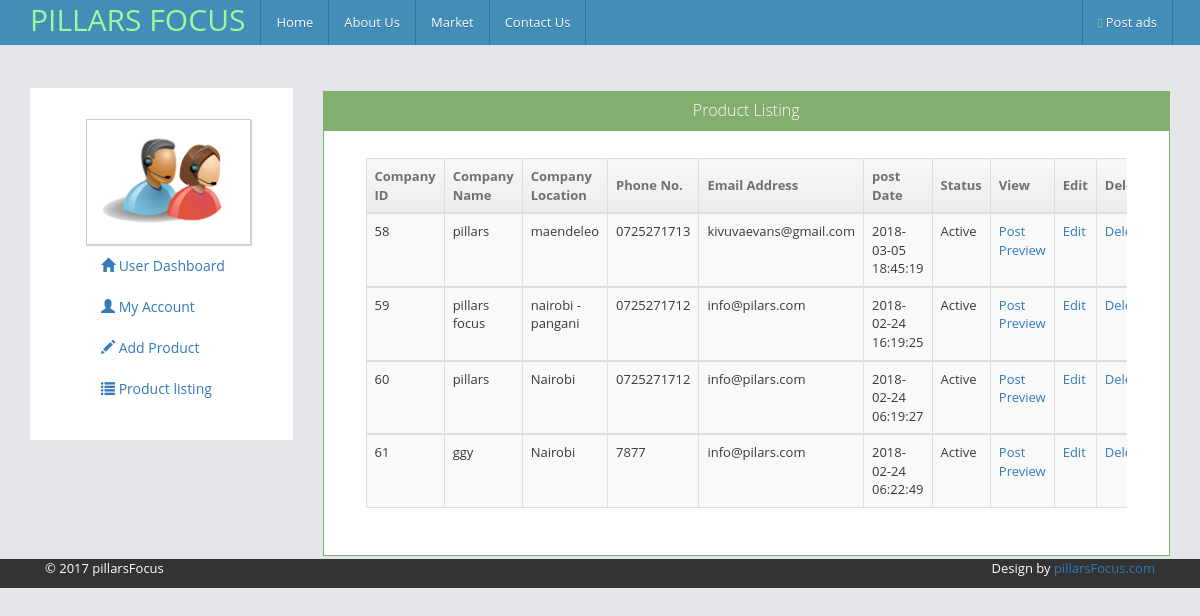
/dashboard.php?company_listing, run on the app's committed database.
### tables this page shows
CREATE TABLE `company` (
  `company_id` int(11) NOT NULL,
  `company_name` varchar(100) NOT NULL,
  `company_image` text,
  `company_location` varchar(100) NOT NULL,
  `phone_no` varchar(50) NOT NULL,
  `company_email` varchar(100) NOT NULL,
  `website_link` varchar(250) NOT NULL,
  `company_description` text NOT NULL,
  `reg_date` timestamp NOT NULL DEFAULT CURRENT_TIMESTAMP ON UPDATE CURRENT_TIMESTAMP,
  `user_email` varchar(100) NOT NULL
);

### company_listing.php (the view, shortened to what this page needs)
 <div class="col-lg-9">
            <div class="pricing-box">
										<div class="widget-box widget-color-green">
											<div class="widget-header">
												<h5 class="widget-title bigger lighter">Product Listing</h5>
											</div>
										  <div class="widget-body">
											<div class="widget-main">
<form class="form-horizontal" action="" method="post">
                                <div class="panel-body">
                                <div class="col-md-12 col-xs-12">
                                    <div class='table-responsive'>
                                    <table class='table table-bordered table-striped table-actions '>
                                            <thead>
                                                <tr>
                                                	<tr id='trow_1'>
                                                    <th>Company ID</th>
                                                    <th>Company Name</th>
                                                     <th>Company Location</th>
                                                    <th>Phone No.</th>
                                                     <th>Email Address</th>
                                                     <th>post Date</th>
                                                   <th>Status</th>
                                                   <th>View </th>
                                                    <th>Edit </th>
                                                    <th>Delete </th>
                                                </tr>
                                            </thead>
                                            <?php
$get_company = "select * from company";
$run_company = mysqli_query($con, $get_company);
while ($row_company = mysqli_fetch_array($run_company)){
	$company_id= $row_company['company_id'];
	$company_name= $row_company['company_name'];
	$company_location= $row_company['company_location'];
	$phone_no=$row_company['phone_no'];
	$company_email=$row_company['company_email'];
	$company_regdate=$row_company['reg_date'];
?>
 <tbody>
                                             <tr id='trow_1'>
                                                   <td><?php echo $company_id?></td>
                                                   <td><?php echo $company_name?></td>
                                                   <td><?php echo $company_location?></td>
                                                   <td><?php echo $phone_no?></td>
                                                   <td><?php echo $company_email?></td>
                                                   <td><?php echo $company_regdate?></td>
                                                   <td>Active</td>
      							<td><a href='dashboard.php?company_details'> Post Preview </a></td>
                                 <td><a href='dashboard.php?edit_company=<?php echo $company_id;?>'> Edit  </a></td>
     							 <td><a href='delete_company.php?delete_company=<?php echo $company_id;?>'> Delete   </a></td>
     										 </tr>
                                            <?php }?>
                                              </tbody>
                                             </table>
                                            </div>
                                            </div>
                                </div>
							  </form>
											 </div>
											</div>
										</div>
									</div>
                </div>

### data on the page
company: company_id "58", company_name "pillars", company_location "maendeleo", phone_no "0725271713", company_email "kivuvaevans@gmail.com", reg_date "2018-03-05 18:45:19"
company: company_id "59", company_name "pillars focus", company_location "nairobi - pangani", phone_no "0725271712", company_email "info@pilars.com", reg_date "2018-02-24 16:19:25"
company: company_id "60", company_name "pillars", company_location "Nairobi", phone_no "0725271712", company_email "info@pilars.com", reg_date "2018-02-24 06:19:27"
company: company_id "61", company_name "ggy", company_location "Nairobi", phone_no "7877", company_email "info@pilars.com", reg_date "2018-02-24 06:22:49"
